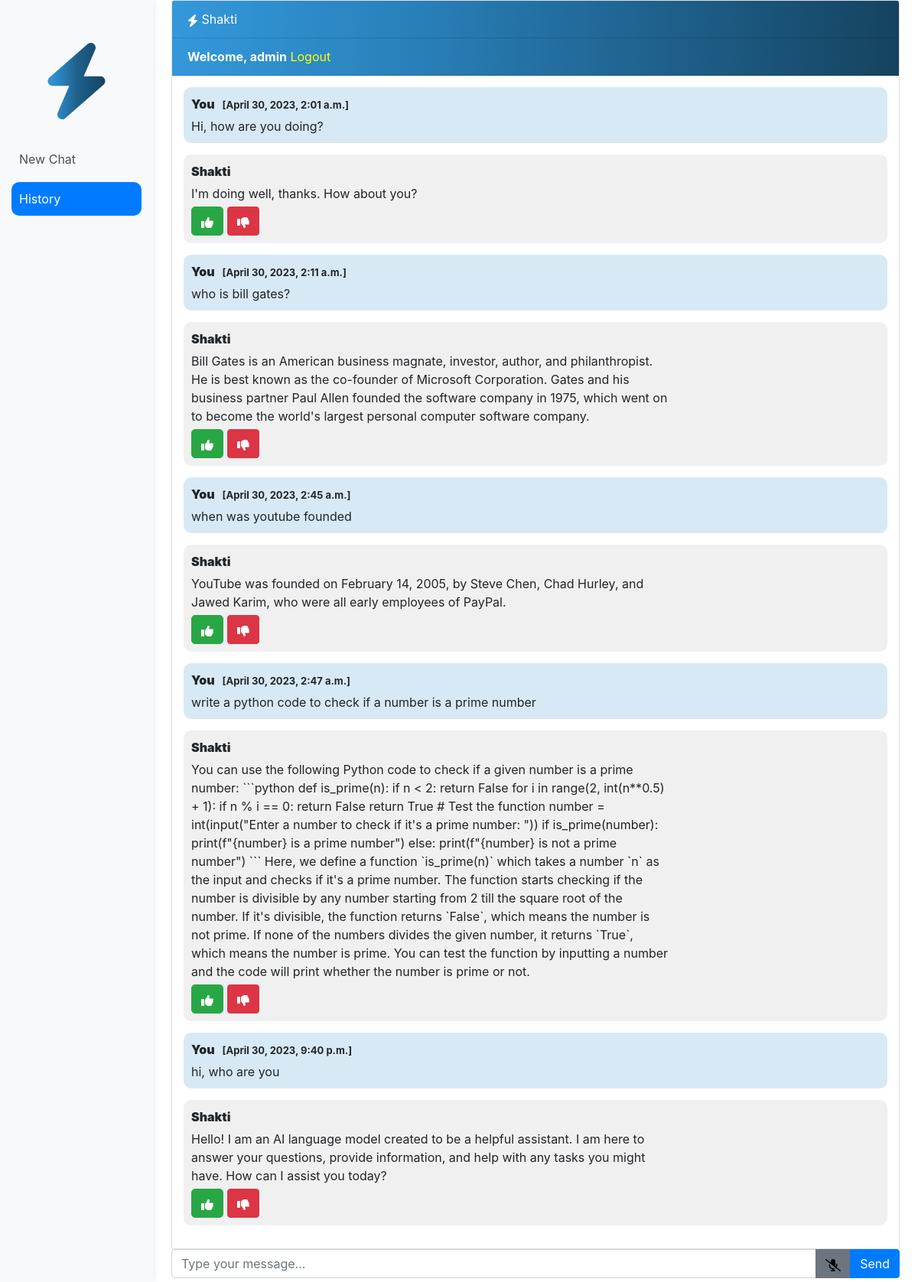
The page /history (signed in) on the database its author committed.
### chatbot/models.py (models this page shows, shortened)
class Chat(models.Model):
    user = models.ForeignKey(User, on_delete=models.CASCADE)
    message = models.TextField()
    response = models.TextField()
    like = models.BooleanField(default=False)
    unlike = models.BooleanField(default=False)
    created_at = models.DateTimeField(auto_now_add=True)

### chatbot/views.py (the view)
# urls.py: path('history', views.history, name='history'),
def history(request):
    chats = Chat.objects.filter(user=request.user)
    return render(request, 'history.html', {'chats': chats})

### templates/history.html (shortened to what this page needs)
{% extends 'base.html' %}
{% block content %}
<div class="container-fluid">
  <div class="row">
    <nav class="col-md-2 d-none d-md-block bg-light sidebar">
      <div class="sidebar-sticky">
        <ul class="nav flex-column">
            <div class="centered-text text-center">
              </div>
          <li class="nav-item mb-2">
            <a class="nav-link" href="{% url 'newchat' %}">
              New Chat
            </a>
          </li>
          <li class="nav-item mb-2">
            <a class="nav-link active" href="{% url 'history' %}">
              History
            </a>
          </li>
        </ul>
      </div>
    </nav>
    <main role="main" class="col-md-9 ml-sm-auto col-lg-10 px-4">
<div class="chat-container">
  <div class="card flex-grow-1">
    <div class="card-header text-white">
    Shakti</div>
    {% if user.is_authenticated %}
      <div class="card-header text-white"><b>Welcome, {{user.username}}</b> <a style="color: yellow;" href="logout">Logout</a></div>
    {% else %}
      <div class="card-header text-white"><a style="color: yellow" href="login">Login</a> <a style="color: yellow;" href="register">Register</a></div>
    {% endif %}
    <div class="card-body messages-box">
      <ul class="list-unstyled messages-list">
        {% for chat in chats %}
          {% if chat.user == request.user %}
            <li class="message sent">
              <div class="message-text">
                <div class="message-sender">
                  <b>You</b><span style="margin-left: 10px; font-size: 13px;">[{{ chat.created_at }}]</span>
                </div>
                <div class="message-content">
                  {{chat.message}}
                </div>
              </div>
            </li>
            <li class="message received">
              <div class="message-text">
                <div class="message-sender">
                  <b>Shakti</b>
                </div>
                <div class="message-content">
                  {{chat.response}}
                  <div class="feedback-buttons">
                    <button class="btn btn-success btn-like" onclick="sendFeedback({{ chat.id }}, 'like')"></button>
                    <button class="btn btn-danger btn-dislike" onclick="sendFeedback({{ chat.id }}, 'dislike')"></button>
                  </div>
                </div>
              </div>
            </li>
          {% endif %}
        {% endfor %}
      </ul>
    </div>
  </div>
  <form class="message-form mb-4" style=" padding-bottom: 5px;" id="myForm">
    <div class="input-group">
      <input type="text" id="messageInput" class="form-control message-input" placeholder="Type your message...">
      <div class="input-group-append">
        <button type="button" class="btn btn-secondary" id="micIcon" onclick="toggleSpeechRecognition()">
      </button>
        <button type="submit" class="btn btn-primary btn-send" id="submit">Send</button>
      </div>
    </div>
  </form>
</div>
    </main>
{% endblock %}

### templates/history.html (style rules this page uses)
body, html { height: 100%; margin: 0; }
.chat-container { display: flex; flex-direction: column; height: 100vh; }
.card-header { background: linear-gradient(to right, #3498db, #2980b9, #1f618d, #154360); }
.messages-box { flex: 1; overflow-y: auto; padding: 15px; }
.messages-list { list-style: none; padding: 0; margin: 0; }
.message { margin-bottom: 15px; display: flex; flex-direction: column; align-items: flex-start; cursor: pointer; }
.message-text { padding: 10px; border-radius: 5px; max-width: 70%; }
.sent { align-self: flex-end; background-color: #d7e9f5; border-radius: 10px; }
.received { align-self: flex-start; background-color: #f1f0f0; border-radius: 10px; }
.message-sender { font-weight: bold; margin-bottom: 5px; }
.message-content { word-wrap: break-word; }
.feedback-buttons { display: flex; margin-top: 5px; }
.btn-like, .btn-unlike { margin-right: 5px; border-radius: 5px; }
.centered-text { text-align: center; font-size: 18px; margin-bottom: 20px; }
.row { display: flex; justify-content: space-between; }
.sidebar { position: fixed; top: 0; left: 0; bottom: 0; z-index: 1000; box-shadow: 0 0 10px rgba(0, 0, 0, 0.1); background-color: #f8f9fa; }
.sidebar-sticky { position: relative; top: 56px; padding-bottom: 20px; overflow-y: auto; height: calc(100vh - 56px); }
.nav-link { display: block; padding: 10px; color: #495057; text-decoration: none; transition: background-color 0.3s ease; }
.nav-link.active { background-color: #007bff; color: #fff; border-radius: 10px; }

### rows shown on the page
Chat: created_at "April 30, 2023, 2:01 a.m.", message "Hi, how are you doing?", response "I'm doing well, thanks. How about you?"
Chat: created_at "April 30, 2023, 2:11 a.m.", message "who is bill gates?", response "Bill Gates is an American business magnate, investor, author, and philanthropist. He is best known as the co-founder of Microsoft Corporation. Gates and his business partner Paul Allen founded the software company in 1975, which went on to become the world's largest personal computer software company."
Chat: created_at "April 30, 2023, 2:45 a.m.", message "when was youtube founded", response "YouTube was founded on February 14, 2005, by Steve Chen, Chad Hurley, and Jawed Karim, who were all early employees of PayPal."
Chat: created_at "April 30, 2023, 2:47 a.m.", message "write a python code to check if a number is a prime number", response "You can use the following Python code to check if a given number is a prime number: ```python def is_prime(n): if n < 2: return False for i in range(2, int(n**0.5) + 1): if n % i == 0: return False return True # Test the function number = int(input(\"Enter a number to check if it's a prime number: \")) if is_prime(number): print(f\"{number} is a prime number\") else: print(f\"{number} is not a prime number\") ``` Here, we define a function `is_prime(n)` which takes a number `n` as the input and checks if it's a prime number. The function starts checking if the number is divisible by any number starting from 2 till the square root of the number. If it's divisible, the function returns `False`,…"
Chat: created_at "April 30, 2023, 9:40 p.m.", message "hi, who are you", response "Hello! I am an AI language model created to be a helpful assistant. I am here to answer your questions, provide information, and help with any tasks you might have. How can I assist you today?"

### other values the page prints
{{ user.username }} "admin"
